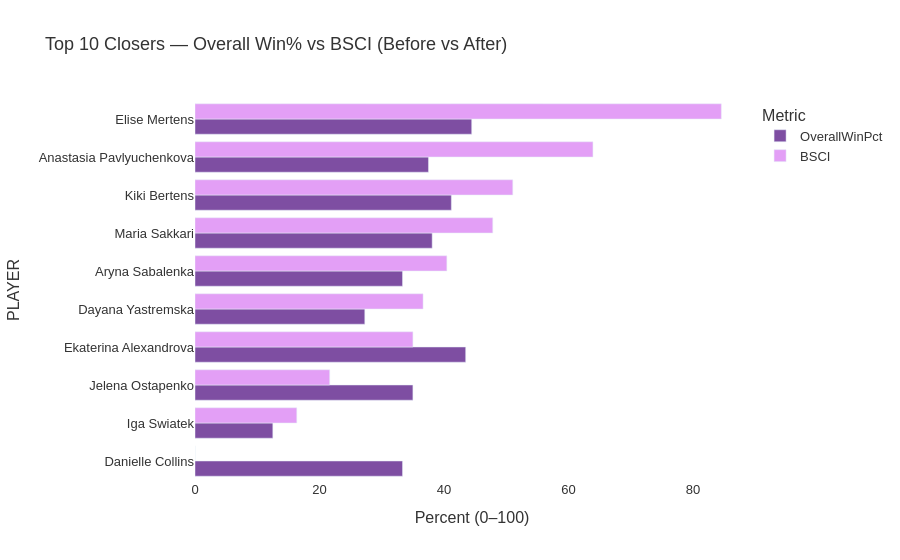

The code cell stored with this chart in its notebook:
### Code cell
import plotly.express as px

top10 = (compare_valid.sort_values("BSCI", ascending=False)
         .head(10)
         .sort_values("BSCI", ascending=True))  # for left-to-right bar stack

melted = top10.melt(id_vars=["PLAYER"], value_vars=["OverallWinPct","BSCI"],
                    var_name="Metric", value_name="Value")

fig = px.bar(melted, x="Value", y="PLAYER", color="Metric", barmode="group",
             color_discrete_map={"OverallWinPct":"#7E4EA2","BSCI":"#E39FF6"},
             title="Top 10 Closers — Overall Win% vs BSCI (Before vs After)")
fig.update_layout(
    yaxis={"categoryorder":"array", "categoryarray": top10["PLAYER"].tolist()},
    xaxis_title="Percent (0–100)",
    legend_title="Metric",
    plot_bgcolor="white", paper_bgcolor="white",
    font=dict(size=13, family="Arial", color="#333")
)
fig.show()

### Figure 1 — Plotly figure (JSON) as saved in the notebook; plotly's stock layout.template omitted (floating-point values rounded to 4 significant figures)
{"data": [{"alignmentgroup": "True", "hovertemplate": "Metric=OverallWinPct<br>Value=%{x}<br>PLAYER=%{y}<extra></extra>", "legendgroup": "OverallWinPct", "marker": {"color": "#7E4EA2", "pattern": {"shape": ""}}, "name": "OverallWinPct", "offsetgroup": "OverallWinPct", "orientation": "h", "showlegend": true, "textposition": "auto", "type": "bar", "x": [33.33, 12.5, 35, 43.48, 27.27, 33.33, 38.1, 41.18, 37.5, 44.44], "xaxis": "x", "y": ["Danielle Collins", "Iga Swiatek", "Jelena Ostapenko", "Ekaterina Alexandrova", "Dayana Yastremska", "Aryna Sabalenka", "Maria Sakkari", "Kiki Bertens", "Anastasia Pavlyuchenkova", "Elise Mertens"], "yaxis": "y"}, {"alignmentgroup": "True", "hovertemplate": "Metric=BSCI<br>Value=%{x}<br>PLAYER=%{y}<extra></extra>", "legendgroup": "BSCI", "marker": {"color": "#E39FF6", "pattern": {"shape": ""}}, "name": "BSCI", "offsetgroup": "BSCI", "orientation": "h", "showlegend": true, "textposition": "auto", "type": "bar", "x": [0, 16.35, 21.64, 35, 36.63, 40.45, 47.83, 51.04, 63.92, 84.54], "xaxis": "x", "y": ["Danielle Collins", "Iga Swiatek", "Jelena Ostapenko", "Ekaterina Alexandrova", "Dayana Yastremska", "Aryna Sabalenka", "Maria Sakkari", "Kiki Bertens", "Anastasia Pavlyuchenkova", "Elise Mertens"], "yaxis": "y"}], "layout": {"autosize": true, "barmode": "group", "font": {"color": "#333", "family": "Arial", "size": 13}, "legend": {"title": {"text": "Metric"}, "tracegroupgap": 0}, "paper_bgcolor": "white", "plot_bgcolor": "white", "title": {"text": "Top 10 Closers — Overall Win% vs BSCI (Before vs After)"}, "xaxis": {"anchor": "y", "autorange": true, "domain": [0, 1], "range": [0, 88.99], "title": {"text": "Percent (0–100)"}, "type": "linear"}, "yaxis": {"anchor": "x", "autorange": true, "categoryarray": ["Danielle Collins", "Iga Swiatek", "Jelena Ostapenko", "Ekaterina Alexandrova", "Dayana Yastremska", "Aryna Sabalenka", "Maria Sakkari", "Kiki Bertens", "Anastasia Pavlyuchenkova", "Elise Mertens"], "categoryorder": "array", "domain": [0, 1], "range": [-0.5, 9.5], "title": {"text": "PLAYER"}, "type": "category"}}}
